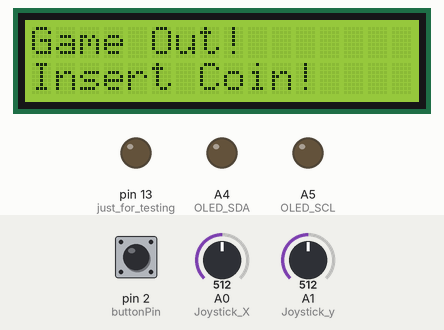
This sketch was run on a simulated Arduino Uno, built with avr-gcc and run on an emulated ATmega328P. Shown: 16×2 character LCD, output pins drawn as LEDs (lit = HIGH). The test bench sets the inputs (shaded band); at power-on: pin 2 (buttonPin) HIGH, A1 (Joystick_y) = 512, A0 (Joystick_X) = 512. What the sketch prints to the serial monitor is not drawn.

Above: at 1.2 s.
1.3 s: pin 2 (buttonPin) pulled LOW for 0.15 s
2.0 s: A1 (Joystick_y) set to 261
4.3 s: A1 (Joystick_y) set to 241
At 5.43 s:
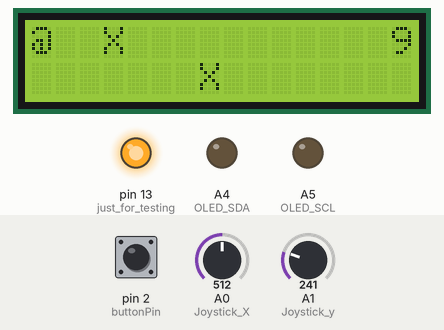
At 6.42 s:
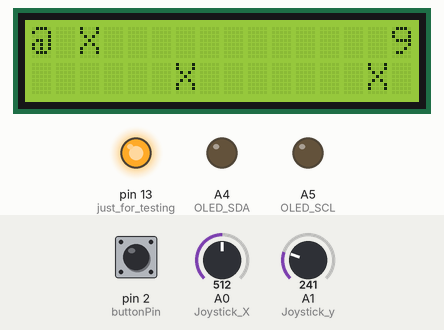
7.3 s: A1 (Joystick_y) set to 740
10.2 s: A1 (Joystick_y) set to 763
At 12.11 s:
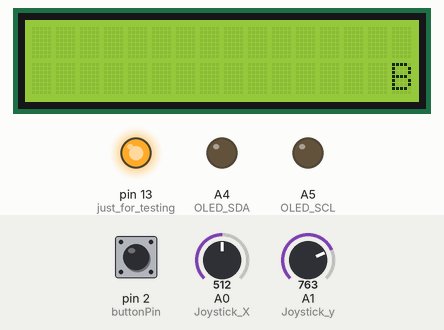
13.2 s: A0 (Joystick_X) set to 760
At 15.82 s:
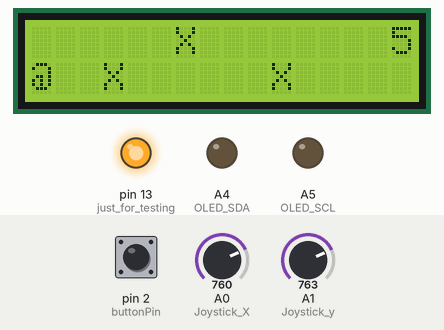
Timing chart, 0 to 17.2 s (numbered marks = the images above; inputs shaded):
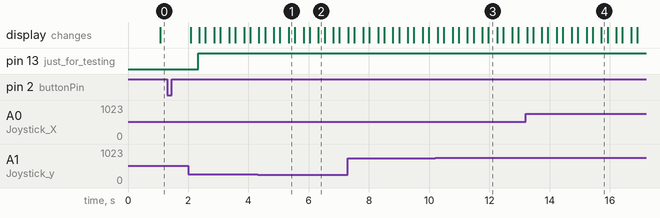

Measured:
- the behaviour switches between 250 and 249 on A1 (Joystick_y) (found by bisection; images 0 and 1)
- the behaviour switches between 750 and 751 on A1 (Joystick_y) (found by bisection; images 2 and 3)
- after the input at 1.3 s, every drawn part: stays the same
- after the input at 10.2 s, the display: first differs from a run without the input after 1.1 s (image 3 shows a later state)

The sketch:

sneakyPixel.ino
```cpp
// ======= LCD block starts======================
#include <LiquidCrystal.h>
const int rs = 12, en = 11, d4 = 5, d5 = 4, d6 = 3, d7 = 7;
LiquidCrystal lcd(rs, en, d4, d5, d6, d7);
// ======= LCD block ends ======================

int buttonPin = 2; //digital pin 2. For the attachinterrupt
int keyPin = 6; //For the key of the joystic. Should be connected and should be Digital
int lives = 0; //The lives of the player in the game
int allowOLED = 1; //if it is 1 the OLED is allowed to function
int theScreen = 1; //if it is 1 it means that the OLED works
int allowSerial = 1; //allow serials to be printed
int positionX = 0; //the x position of the vehicle (Horizontal)
int positionY = 1; //the y position of the vehicle (Vertical)
int moveX = 0; //The horizontal (X) reading of the joystic
int moveY = 0; //The vertical (Y) reading of the joystic
int road[180] = {0, 0, 0, 1, 0, 0, 2, 0, 0, 0, 1, 0, 0, 0, 0,0, 0, 0, 1, 0, 0, 2, 0, 0, 0, 1, 0, 0, 0, 0,0, 0, 0, 1, 0, 0, 2, 0, 0, 0, 1, 0, 0, 0, 0, 0, 0, 0, 1, 0, 0, 2, 0, 0, 0, 1, 0, 0, 0, 0,0, 0, 0, 1, 0, 0, 2, 0, 0, 0, 1, 0, 0, 0, 0,0, 0, 0, 1, 0, 0, 2, 0, 0, 0, 1, 0, 0, 0, 0, 0, 0, 0, 1, 0, 0, 2, 0, 0, 0, 1, 0, 0, 0, 0,0, 0, 0, 1, 0, 0, 2, 0, 0, 0, 1, 0, 0, 0, 0,0, 0, 0, 1, 0, 0, 2, 0, 0, 0, 1, 0, 0, 0, 0, 0, 0, 0, 1, 0, 0, 2, 0, 0, 0, 1, 0, 0, 0, 0,0, 0, 0, 1, 0, 0, 2, 0, 0, 0, 1, 0, 0, 0, 0, 0, 0, 0, 1, 0, 0, 2, 0, 0, 0, 1, 0, 0, 0, 0};
int stage[15]; //Array with the data for the displayed road every round
int stepInStage = 0; //it shows in which position of the stage the player is
int valueInStep; //it shows what how is the road designed in that step
int upperColision = 0; //the upper limit of the road to the specific step
int underCollision = 0; //the under limit of the road to the specific step
int delayer = 1; //it will go until 10. the higher the delayer, the slower the car is.
int ticker = 0; //it gives the tempo

// variables will change:
int buttonState = 0; // int variable for button status

void setup() {
//===========LCD setup block starts =====================
lcd.begin(16, 2);
  lcd.print("First line");
  lcd.setCursor(0,1);
  lcd.print("Second line");
//===========LCD setup block ends =====================

  // put your setup code here, to run once:
  pinMode(buttonPin, INPUT); //The button that causes the interrupt
  pinMode(13, OUTPUT); //just for testing
  pinMode(A0, INPUT); //Joystick X
  pinMode(A1, INPUT); //Joystick y
  pinMode(keyPin, INPUT); //Joystick key
  pinMode(A3, INPUT); //potentiometer. We don't use it
  pinMode(A4, OUTPUT); //OLED SDA. always on A4
  pinMode(A5, OUTPUT); //OLED SCL. Always on A5
  attachInterrupt(digitalPinToInterrupt(buttonPin), insertCoin, FALLING); //The attachInterrupt
  Serial.begin(9600); //for the serial monitor.

  Serial.println("Starting setup"); //Caveman debugging
  if(allowOLED == 0){
    theScreen = 0;
    Serial.println("OLED is turned off by the admin"); //Caveman debugging
  }

Serial.println("Finishing the setup()");
}

//=============== Start of loop() =========================================
void loop() {
 if(lives > 0){ //checks if the game is on

  //generates the stage for the round
  int stepForLoop = stepInStage;
  int count = 0;
for(int x=0; x<15; x++ ){
  if((stepForLoop + count) < 180){
    stage[x] = road[stepForLoop + count];
  } else {
    stage[x] = road[count + (15 - stepForLoop)];
    count = 0;
  }
  count++;
}


//defines the free space of the road to our step to move without collision
valueInStep = stage[0];
//Serial.print("Value in step:");
//Serial.println(valueInStep);
upperColision = valueInStep + 2;
//Serial.print("upperColision:");
//Serial.println(upperColision);
underCollision = valueInStep - 2;
//Serial.print("underCollision:");
//Serial.println(underCollision);

//checks for collision with the limits of the road. if it is collide, then the player loses
if((positionY == valueInStep)){
  lives = lives - 1;
  Serial.println("Boom! You lost a life!");
  lcd.setCursor(15,1);
  lcd.print("B");
}


 //Serial.println("Game is on!");
 Serial.print("Lives:");
 Serial.println(lives);
 //Serial.print("Horizontal position (X):");
 //Serial.println(positionX);
 //Serial.print("Vertical position (Y):");
 //Serial.println(positionY);
 moveX = analogRead(A0);
 //Serial.print("X:");
 //Serial.println(moveX);
 moveY = analogRead(A1);
 //Serial.print("Y:");
 //Serial.println(moveY);
 //Serial.print("Key:");
 //Serial.println(digitalRead(6));
 delay(250); //speed means difficulty. For now. We should leave it as it is
 digitalWrite(13, HIGH);  // turn the test led (13) on
 //delay(1000); //speed means difficulty. For now.

displayAdvanceStageSerial(); //displays the displayed road on the serial monitor
displayAdvanceStageLCD();
//lcd.print("Lives:");
//displayAdvanceStageOLED();  //displays the displayed road on the OLED screen

//updates the positon of the "pixel" horizontally
if(moveX < 250){
  //Serial.println("the pixel moves backwards");
  if(delayer < 10){
  delayer++;
  }
}
if (moveX > 750){
  //Serial.println("the pixel moves forwards");
  if(delayer>0){
    delayer--;
  }
}

//updates the positon of the "pixel" vertically
//Serial.println("the pixel moves downwards");
if(moveY > 750){
  if(positionY > 1){
    positionY = positionY - 1;
  }
}
if (moveY < 250){
  //Serial.println("the pixel moves upwards");
  if(positionY < 2){
    positionY = positionY +1;
  }
}

//updates the frame and gives the tempo
if(ticker < delayer){
  ticker++;
} else {
  if(stepInStage < 14){
  stepInStage++;
 } else {
  stepInStage = 0;
 }
 ticker = 0;
}
delay(200);
 } else {
  Serial.println("Game Out! Insert Coin!");
  lcd.setCursor(0,0);
  lcd.print("Game Out!");
  lcd.setCursor(0,1);
  lcd.print("Insert Coin!");
  //displayTheText("Game Out! Insert Coin!");
  //display.drawPixel(10, 10, SSD1306_WHITE);
  delay(1000);
 }

 lcd.clear();
}

// ========================= end of loop() ---------------------------------------

//when on interrupt, one life is added to the game. Like inserting a coin
void insertCoin(){
  lives = 9;

}


//displays the actual game in the serial monitor
void displayAdvanceStageSerialOLD(){
  if(allowSerial == 1){
     //Generates and advance stage
for (int x = 2; x>0; x--){
  if(x == positionY){
    Serial.print("]]D|| |");
  } else {
    Serial.print("      |");
  }
  for (int k = 1; k<15; k++){
    if((stage[k] <= x + 2) && (stage[k] >= x-2)){
      Serial.print("[ ]");
    } else {
      Serial.print("[X]");
    }
  }
  Serial.println(">>>");
}
  }
}

//displays the actual game in the serial monitor
void displayAdvanceStageSerial(){
  if(allowSerial == 1){
     //Generates and advance stage
for (int x = 2; x>0; x--){
  if(x == positionY){
    Serial.print("@>>");
  } else {
    Serial.print("   ");
  }
  for (int k = 1; k<15; k++){
    if(stage[k] != x){
      Serial.print("[ ]");
    } else {
      Serial.print("[X]");
    }
  }
  Serial.println(">>>");
}
  }
}


//displays the actual game in the serial monitor
void displayAdvanceStageLCD(){
  if(allowSerial == 1){
     //Generates and advance stage
for (int x = 2; x>0; x--){
  if(x == positionY){
    lcd.setCursor(0, 1-(x -1));
    lcd.print("@");
  } else {
    lcd.setCursor(0, 1-(x -1));
    lcd.print(" ");
  }
  for (int k = 1; k<15; k++){
    if(stage[k] != x){
      lcd.setCursor(k,1-(x -1));
      lcd.print("");
    } else {
      lcd.setCursor(k,1-(x -1));
      lcd.print("X");
    }
  }
  lcd.setCursor(15,0);
  lcd.print(lives);
  //Serial.println(">");
}
  }
}

//displays the road. The road is the array that has the data of the road
void displayTheRoadSerial(){
  if(allowSerial == 1){
    //display of the stage
Serial.print("Road: ");
for(int x=0; x<15; x++ ){
  Serial.print("[");
  Serial.print(road[x]);
  Serial.print("]");
}
Serial.println("");
  }
}

//displays the data that builds the actual game stage.
void displayTheStageSerial(){
  if(allowSerial == 1){
    //display of the stage
Serial.print("Stage: ");
for(int x=0; x<15; x++ ){
  Serial.print("[");
  Serial.print(stage[x]);
  Serial.print("]");
}
Serial.println("");
  }
}
```
